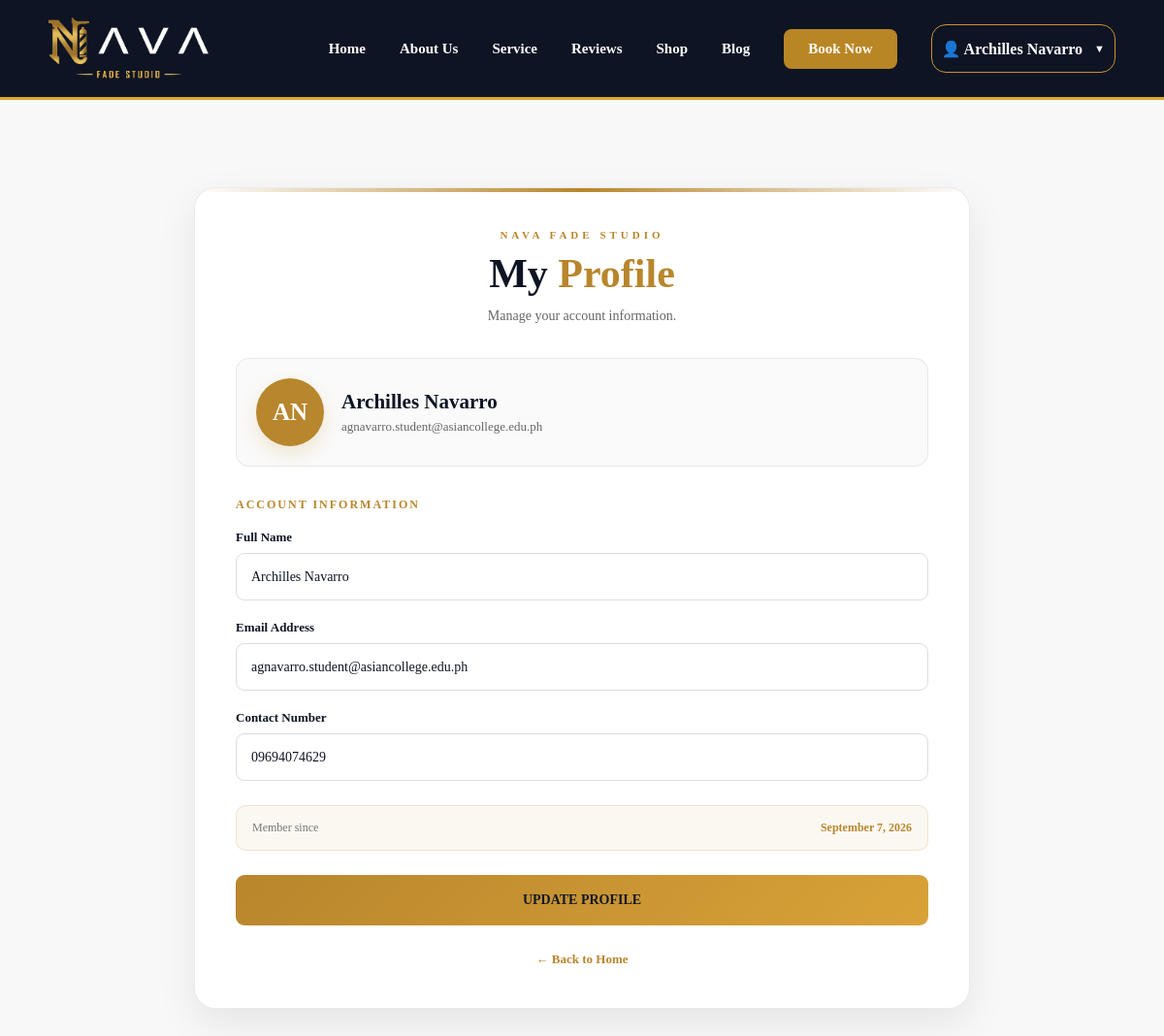
The app's page /profile.php (signed in) with its own data.
### tables this page shows
CREATE TABLE `customers` (
  `id` int(11) NOT NULL,
  `full_name` varchar(100) NOT NULL,
  `email` varchar(100) NOT NULL,
  `contact_number` varchar(11) NOT NULL,
  `password` varchar(255) NOT NULL,
  `created_at` timestamp NOT NULL DEFAULT current_timestamp()
);

### profile.php (the view, shortened to what this page needs)
<?php
$database = new Database();
$db = $database->connect();
$customer_id = $_SESSION["customer_id"];
$customer_query =
    $db->prepare("
        SELECT
            full_name,
            email,
            contact_number,
            created_at
        FROM customers
        WHERE id = :id
        LIMIT 1
    ");
$customer_query->execute([
    ":id" =>
        $customer_id
]);
$customer =
    $customer_query->fetch(
        PDO::FETCH_ASSOC
    );
$name_parts =
    preg_split(
        '/\s+/',
        trim($customer["full_name"])
    );
$initials = "";
foreach (
    array_slice($name_parts, 0, 2)
    as $part
) {
    $initials .=
        strtoupper(
            substr($part, 0, 1)
        );
}
?>
<!DOCTYPE html>
<html lang="en">
<head>
    <link
        rel="stylesheet"
        href="assets/css/style.css"
    >
</head>
<body>
<header class="header">
    <div class="container navbar">
        <a
            href="index.php"
            class="logo"
        >
            <img
                src="assets/images/logo.png"
                alt="NAVA Fade Studio Logo"
            >
        </a>
        <nav>
            <a href="index.php">
                Home
            </a>
            <a href="about.php">
                About Us
            </a>
            <a href="index.php#services">
                Service
            </a>
            <a href="reviews.php">
                Reviews
            </a>
            <a href="shop.php">
                Shop
            </a>
            <a href="blog.php">
                Blog
            </a>
            <a
                href="book.php"
                class="nav-button"
            >
                Book Now
            </a>
            <?php if (isset($_SESSION["customer_id"])): ?>
                <div class="customer-menu">
                    <button
                        class="customer-menu-btn"
                        type="button"
                        onclick="toggleCustomerMenu()"
                    >
                        👤
                        <?= htmlspecialchars(
                            $_SESSION["customer_name"]
                        ) ?>
                        <span class="dropdown-arrow">
                            ▼
                        </span>
                    </button>
                </div>
            <?php endif; ?>
        </nav>
    </div>
</header>
<section class="profile-page">
    <div class="profile-wrapper">
        <div class="profile-container">
            <div class="profile-header">
                <div class="profile-eyebrow">
                    NAVA FADE STUDIO
                </div>
                <h1>
                    My <span>Profile</span>
                </h1>
                <p>
                    Manage your account information.
                </p>
            </div>
            <div class="profile-identity">
                <div class="profile-main-avatar">
                    <?= htmlspecialchars(
                        $initials
                    ) ?>
                </div>
                <div class="profile-identity-text">
                    <h2>
                        <?= htmlspecialchars(
                            $customer["full_name"]
                        ) ?>
                    </h2>
                    <p>
                        <?= htmlspecialchars(
                            $customer["email"]
                        ) ?>
                    </p>
                </div>
            </div>
            <div class="profile-section-title">
                Account Information
            </div>
            <form
                method="POST"
                class="profile-form"
            >
                <div class="profile-form-group">
                    <label for="full_name">
                        Full Name
                    </label>
                    <input
                        type="text"
                        id="full_name"
                        name="full_name"
                        value="<?= htmlspecialchars(
                            $customer["full_name"]
                        ) ?>"
                        required
                    >
                </div>
                <div class="profile-form-group">
                    <label for="email">
                        Email Address
                    </label>
                    <input
                        type="email"
                        id="email"
                        name="email"
                        value="<?= htmlspecialchars(
                            $customer["email"]
                        ) ?>"
                        required
                    >
                </div>
                <div class="profile-form-group">
                    <label for="contact_number">
                        Contact Number
                    </label>
                    <input
                        type="tel"
                        id="contact_number"
                        name="contact_number"
                        value="<?= htmlspecialchars(
                            $customer["contact_number"]
                        ) ?>"
                        required
                    >
                </div>
                <div class="member-info">
                    <span>
                        Member since
                    </span>
                    <strong>
                        <?= date(
                            "F j, Y",
                            strtotime(
                                $customer["created_at"]
                            )
                        ) ?>
                    </strong>
                </div>
                <button
                    type="submit"
                    class="update-profile-btn"
                >
                    UPDATE PROFILE
                </button>
            </form>
            <div class="profile-back">
                <a href="index.php">
                    ← Back to Home
                </a>
            </div>
        </div>
    </div>
</section>
</body>
</html>

### assets/css/style.css (style rules this page uses)
* { margin: 0; padding: 0; box-sizing: border-box; }
html { width: 100%; scroll-behavior: smooth; }
body { width: 100%; min-height: 100%; margin: 0; font-family: Bahnschrift, Myriad Pro; background: #ffffff; color: #ffffff; overflow-x: hidden; }
a { text-decoration: none; color: inherit; }
img { max-width: 100%; display: block; }
:root { --navy: #0e1423; --gold: #d9a82e; --light-gold: #e8bd55; --white: #ffffff; --black: #111111; --light-gray: #f5f5f5; --gray: #cccccc; --dark-gray: #555555; }
.container { width: 100%; max-width: 1920px; margin: 0 auto; padding-left: 80px; padding-right: 80px; }
.header { position: sticky; top: 0; z-index: 1000; width: 100%; background: var(--navy); border-bottom: 3px solid var(--gold); }
.navbar { min-height: 100px; display: flex; align-items: center; justify-content: space-between; }
.logo img { width: 165px; height: auto; }
.navbar nav { display: flex; align-items: center; gap: 35px; }
.navbar nav a { font-size: 15px; font-weight: 600; transition: color 0.3s ease, background 0.3s ease; }
.nav-button { background: #b98625; padding: 12px 25px; border-radius: 8px; transition: background 0.3s ease, transform 0.3s ease; }
@media (max-width: 1400px) { .container { padding-left: 50px; padding-right: 50px; } }
.customer-menu { position: relative; }
.customer-menu-btn { display: flex; align-items: center; gap: 12px; min-width: 100px; height: 50px; padding: 10px 10px; border: 1.5px solid #c8942f; border-radius: 15px; background: #0e1423; color: #ffffff; font-family: inherit; font-size: 16px; font-weight: 700; cursor: pointer; transition: background 0.25s ease, border-color 0.25s ease, box-shadow 0.25s ease; }
.dropdown-arrow { color: #ffffff; font-size: 11px; transition: transform 0.25s ease; }

### records on screen
customers: full_name "Archilles Navarro", email "agnavarro.student@asiancollege.edu.ph", contact_number "09694074629", created_at "September 7, 2026"

### other values on screen
$_SESSION["customer_name"] "Archilles Navarro"
$initials "AN"
